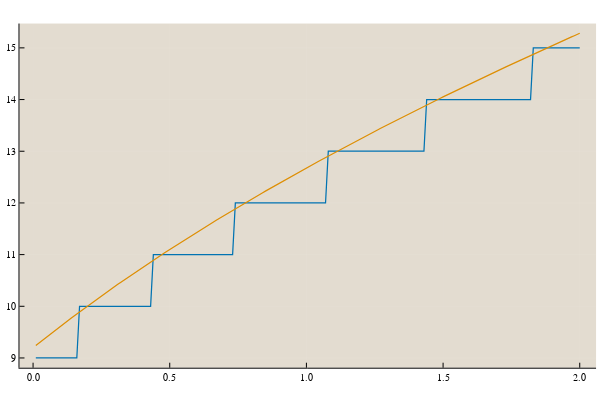

The notebook cell saved with this chart:
### Code cell
l_opt = []
x = []
for rho in 0.01:0.01:2
    L, l = theoretical_load(rho, F, fl)
    push!(l_opt, argmin(L))
    push!(x, l)
end
plot(0.01:0.01:2, l_opt.+7)
plot!(0.01:0.01:2, x)

### Figure 1 — Plotly figure (JSON) as saved in the notebook; plotly's stock layout.template omitted (floating-point values rounded to 4 significant figures; data arrays with more than 128 entries replaced by an {"elided": "..."} marker saying what was removed)
{"data": [{"colorbar": {"title": ""}, "legendgroup": "", "line": {"color": "rgba(1, 115, 178, 1.000)", "dash": "solid", "shape": "linear", "width": 1.25}, "mode": "lines", "name": "", "showlegend": false, "type": "scatter", "x": {"elided": "200 float values"}, "xaxis": "x1", "y": {"elided": "200 int values"}, "yaxis": "y1", "zmax": null, "zmin": null}, {"colorbar": {"title": ""}, "legendgroup": "", "line": {"color": "rgba(222, 143, 5, 1.000)", "dash": "solid", "shape": "linear", "width": 1.25}, "mode": "lines", "name": "", "showlegend": false, "type": "scatter", "x": {"elided": "200 float values"}, "xaxis": "x1", "y": {"elided": "200 float values"}, "yaxis": "y1", "zmax": null, "zmin": null}], "layout": {"annotations": [], "height": 400, "legend": {"bgcolor": "rgba(227, 220, 208, 1.000)", "bordercolor": "rgba(227, 220, 208, 1.000)", "borderwidth": 1, "font": {"color": "rgba(0, 0, 0, 1.000)", "family": "sans-serif", "size": 11}, "tracegroupgap": 0, "traceorder": "normal", "x": 0.8, "xanchor": "left", "y": 0.8, "yanchor": "top"}, "margin": {"b": 20, "l": 0, "r": 0, "t": 20}, "paper_bgcolor": "rgba(255, 255, 255, 1.000)", "plot_bgcolor": "rgba(227, 220, 208, 1.000)", "showlegend": true, "width": 600, "xaxis": {"anchor": "y1", "domain": [0.03249, 0.9934], "gridcolor": "rgba(255, 255, 255, 0.100)", "gridwidth": 0.5, "linecolor": "rgba(0, 0, 0, 1.000)", "mirror": false, "range": [-0.0497, 2.06], "showgrid": true, "showline": true, "showticklabels": true, "tickangle": 0, "tickcolor": "rgb(0, 0, 0)", "tickfont": {"color": "rgba(0, 0, 0, 1.000)", "family": "Lucida Sans Unicode", "size": 10}, "tickmode": "array", "ticks": "inside", "ticktext": ["0.0", "0.5", "1.0", "1.5", "2.0"], "tickvals": [0, 0.5, 1, 1.5, 2], "title": "", "titlefont": {"color": "rgba(0, 0, 0, 1.000)", "family": "Lucida Sans Unicode", "size": 11}, "type": "-", "visible": true, "zeroline": false, "zerolinecolor": "rgba(0, 0, 0, 1.000)"}, "yaxis": {"anchor": "x1", "domain": [0.03415, 0.9902], "gridcolor": "rgba(255, 255, 255, 0.100)", "gridwidth": 0.5, "linecolor": "rgba(0, 0, 0, 1.000)", "mirror": false, "range": [8.812, 15.47], "showgrid": true, "showline": true, "showticklabels": true, "tickangle": 0, "tickcolor": "rgb(0, 0, 0)", "tickfont": {"color": "rgba(0, 0, 0, 1.000)", "family": "Lucida Sans Unicode", "size": 10}, "tickmode": "array", "ticks": "inside", "ticktext": ["9", "10", "11", "12", "13", "14", "15"], "tickvals": [9, 10, 11, 12, 13, 14, 15], "title": "", "titlefont": {"color": "rgba(0, 0, 0, 1.000)", "family": "Lucida Sans Unicode", "size": 11}, "type": "-", "visible": true, "zeroline": false, "zerolinecolor": "rgba(0, 0, 0, 1.000)"}}}
